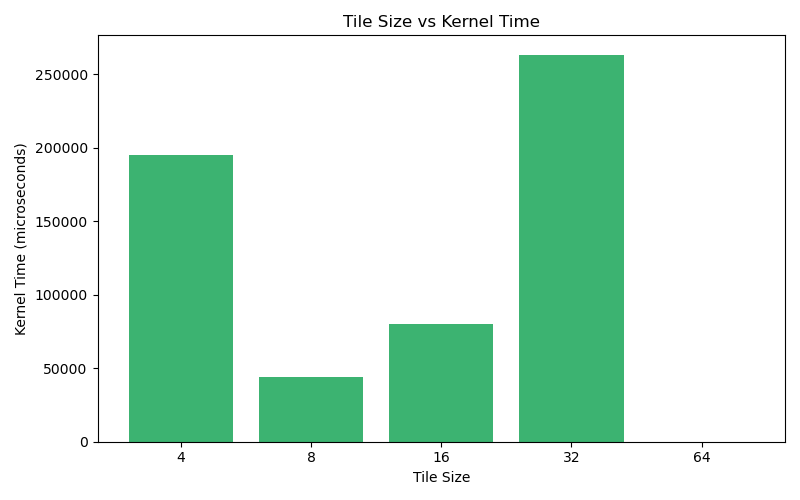

Source code (Python):
import matplotlib.pyplot as plt
import csv
import os

# Path to the data file
DATA_FILE = os.path.join(os.path.dirname(__file__), '../target/results/main_2_tilesize_vs_time.txt')
IMG_FILE = os.path.join(os.path.dirname(__file__), 'main_2_tilesize_vs_time.png')

tile_sizes = []
kernel_times = []

with open(DATA_FILE, 'r') as f:
    reader = csv.reader(f)
    next(reader)  # skip header
    for row in reader:
        if len(row) < 2:
            continue
        tile_sizes.append(str(row[0].strip()))
        kernel_times.append(float(row[1].strip()))

plt.figure(figsize=(8, 5))
plt.bar(tile_sizes, kernel_times, color='mediumseagreen')
plt.xlabel('Tile Size')
plt.ylabel('Kernel Time (microseconds)')
plt.title('Tile Size vs Kernel Time')
plt.tight_layout()
plt.savefig(IMG_FILE)
plt.show()
